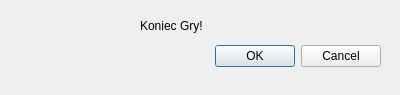
<?xml version="1.0" encoding="UTF-8"?>
<ui version="4.0">
 <class>Dialog</class>
 <widget class="QDialog" name="Dialog">
  <property name="geometry">
   <rect>
    <x>0</x>
    <y>0</y>
    <width>400</width>
    <height>95</height>
   </rect>
  </property>
  <property name="windowTitle">
   <string>Dialog</string>
  </property>
  <widget class="QDialogButtonBox" name="endGameDialogBox">
   <property name="geometry">
    <rect>
     <x>40</x>
     <y>40</y>
     <width>341</width>
     <height>32</height>
    </rect>
   </property>
   <property name="orientation">
    <enum>Qt::Horizontal</enum>
   </property>
   <property name="standardButtons">
    <set>QDialogButtonBox::Cancel|QDialogButtonBox::Ok</set>
   </property>
  </widget>
  <widget class="QLabel" name="label">
   <property name="geometry">
    <rect>
     <x>140</x>
     <y>10</y>
     <width>111</width>
     <height>31</height>
    </rect>
   </property>
   <property name="text">
    <string>Koniec Gry!</string>
   </property>
  </widget>
 </widget>
 <resources/>
 <connections>
  <connection>
   <sender>endGameDialogBox</sender>
   <signal>accepted()</signal>
   <receiver>Dialog</receiver>
   <slot>accept()</slot>
   <hints>
    <hint type="sourcelabel">
     <x>248</x>
     <y>254</y>
    </hint>
    <hint type="destinationlabel">
     <x>157</x>
     <y>274</y>
    </hint>
   </hints>
  </connection>
  <connection>
   <sender>endGameDialogBox</sender>
   <signal>rejected()</signal>
   <receiver>Dialog</receiver>
   <slot>reject()</slot>
   <hints>
    <hint type="sourcelabel">
     <x>316</x>
     <y>260</y>
    </hint>
    <hint type="destinationlabel">
     <x>286</x>
     <y>274</y>
    </hint>
   </hints>
  </connection>
 </connections>
</ui>
